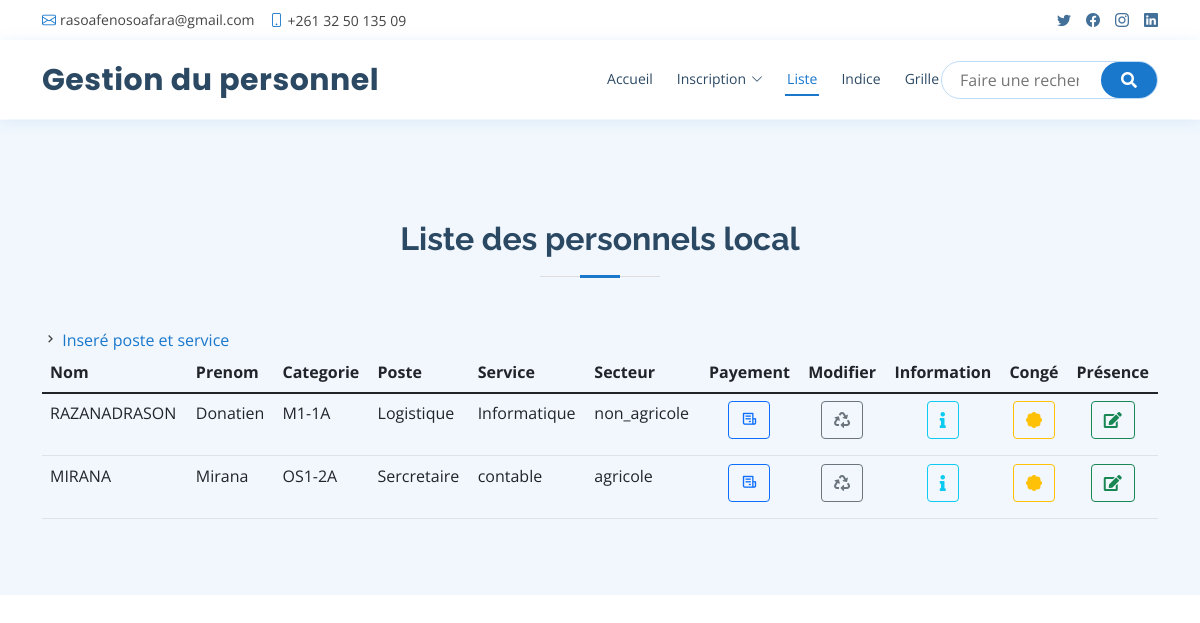
/profil.php, run on the app's committed database.
### tables this page shows
CREATE TABLE `poste_insertion` (
  `id_poste_insertion` int(11) NOT NULL,
  `id_personnel` int(11) NOT NULL,
  `id_categorie` int(11) NOT NULL,
  `nom_poste` varchar(255) NOT NULL,
  `nom_service` varchar(255) NOT NULL,
  `date_poste` date NOT NULL DEFAULT current_timestamp(),
  `date_service` date NOT NULL DEFAULT current_timestamp()
);

CREATE TABLE `personnel` (
  `id` int(11) NOT NULL,
  `id_categorie` int(11) NOT NULL,
  `nom` varchar(255) NOT NULL,
  `prenom` varchar(255) NOT NULL,
  `dateNaissance` date NOT NULL,
  `sexe` varchar(255) NOT NULL,
  `nationalite` varchar(255) NOT NULL,
  `cin` varchar(255) DEFAULT NULL,
  `adresse` varchar(255) NOT NULL,
  `telephone` varchar(255) DEFAULT NULL,
  `mail` varchar(255) NOT NULL,
  `situation` varchar(255) NOT NULL,
  `nombre` varchar(255) NOT NULL,
  `diplome` varchar(255) NOT NULL,
  `grille` varchar(255) NOT NULL,
  `photo` text NOT NULL,
  `date` date NOT NULL DEFAULT current_timestamp(),
  `profil` varchar(255) NOT NULL,
  `pay` varchar(255) NOT NULL,
  `jours_conge` int(11) NOT NULL,
  `date_reference` date NOT NULL DEFAULT current_timestamp(),
  `date_retrait` date NOT NULL DEFAULT current_timestamp(),
  `hors_service` varchar(255) NOT NULL,
  `type_contrat` varchar(255) NOT NULL,
  `fichier_contrat` varchar(255) NOT NULL,
  `date_debut` date NOT NULL,
  `date_fin` date NOT NULL
);

CREATE TABLE `categorie` (
  `id_categorie` int(11) NOT NULL,
  `nom_categorie` varchar(255) NOT NULL
);

### profil.php (the view, shortened to what this page needs)
<?php
$bdd = new PDO('mysql:host=127.0.0.1;dbname=miniprojet', 'root', '');
$articles = $bdd->query('SELECT * FROM `personnel` inner JOIN categorie inner JOIN poste_insertion ON personnel.id_categorie = categorie.id_categorie AND categorie.id_categorie = poste_insertion.id_categorie');
?>
<!DOCTYPE html>
<html lang="fr">
<head>
  <link href="assets/vendor/fontawesome-free/css/all.min.css" rel="stylesheet">
  <link href="assets/vendor/animate.css/animate.min.css" rel="stylesheet">
  <link href="assets/vendor/bootstrap/css/bootstrap.min.css" rel="stylesheet">
  <link href="assets/vendor/bootstrap-icons/bootstrap-icons.css" rel="stylesheet">
  <link href="assets/vendor/boxicons/css/boxicons.min.css" rel="stylesheet">
  <link href="assets/vendor/glightbox/css/glightbox.min.css" rel="stylesheet">
  <link href="assets/vendor/remixicon/remixicon.css" rel="stylesheet">
  <link href="assets/vendor/swiper/swiper-bundle.min.css" rel="stylesheet">
  <link rel="stylesheet" type="text/css" href="css/all.css">
  <link href="assets/css/style.css" rel="stylesheet">
</head>
<body>
  <div id="topbar" class="d-flex align-items-center fixed-top">
    <div class="container d-flex justify-content-between">
      <div class="contact-info d-flex align-items-center">
        <i class="bi bi-envelope"></i> <a href="mailto:contact@example.com">rasoafenosoafara@gmail.com</a>
        <i class="bi bi-phone"></i> +261 32 50 135 09
      </div>
      <div class="d-none d-lg-flex social-links align-items-center">
        <a href="#" class="twitter"><i class="bi bi-twitter"></i></a>
        <a href="#" class="facebook"><i class="bi bi-facebook"></i></a>
        <a href="#" class="instagram"><i class="bi bi-instagram"></i></a>
        <a href="#" class="linkedin"><i class="bi bi-linkedin"></i></i></a>
      </div>
    </div>
  </div>
  <header id="header" class="fixed-top">
    <div class="container d-flex align-items-center">
      <h1 class="logo me-auto"><a href="accueil.php">Gestion du personnel</a></h1>
      <nav id="navbar" class="navbar order-last order-lg-0">
        <ul>
          <li><a class="nav-link scrollto" href="accueil.php">Accueil</a></li>
          <li class="dropdown"><a href="#">Inscription<i class="bi bi-chevron-down"></i></a>
          </li>
          <li><a class="nav-link scrollto active" href="profil.php">Liste</a></li>
          <li><a class="nav-link scrollto" href="indice.php">Indice</a></li>
          <li><a class="nav-link scrollto" href="grille.php">Grille</a></li>
        </ul>
      </nav>
      <div class="recherche">
        <form action="" method="GET">
        <input type="search" name="recherche" placeholder="Faire une recherche">
        <button type="submit" name="cherche" class="appointment-btn scrollto"><i class="fa fa-search"></i></button>
        </form>
    </div>
    </div>
  </header>
  <main id="main">
    <section class="breadcrumbs">
    </section>
    <section id="appointment" class="appointment section-bg">
      <div class="container">
        <div class="section-title">
          <h2>Liste des personnels local</h2>
        </div>
        <?php if($articles->rowCount() > 0) { ?>
        <form action="" method="post">
        <i class="bx bx-chevron-right"></i> <a href="insertion_poste.php">Inseré poste et service</a>
          <table class="table table-hover">
                    <thead class="thead-dark">
                    <tr>
                        <th>Nom</th>
                        <th>Prenom</th>
                        <th>Categorie</th>
                        <th>Poste</th>
                        <th>Service</th>
                        <th>Secteur</th>
                        <th><center>Payement</center></th>
                        <th><center>Modifier</center></th>
                        <th><center>Information</center></th>
                        <th><center>Congé</center></th>
                        <th><center>Présence</center></th>
                    </tr>
                    </thead>
                    <tr>
                        <?php while ($a = $articles->fetch()) { ?>
                        <tr>
                            <td><?= $a['nom']?></td>
                            <td><?= $a['prenom']?></td>
                            <td><?= $a['nom_categorie']?></td>
                            <td><?= $a['nom_poste']?></td>
                            <td><?= $a['nom_service']?></td>
                            <td><?= $a['grille']?></td>
                            <td><center><a href="versement.php?id=<?= $a['id'] ?>" class="btn btn-outline-primary mr-2 mb-2"><i class="bx bx-receipt"></i></a></center></td>
                            <td><center><a href="modifier.php?id=<?= $a['id'] ?>" class="btn btn-outline-secondary mr-2 mb-2" name="modifier"><i class="fa fa-recycle"></i></a></center></td>
                            <td><center><a href="detail.php?id=<?= $a['id'] ?>" class="btn btn-outline-info mr-2 mb-2" name="enregistre"><i class="fa fa-info"></i></a></center></td>
                            <td><center><a href="conge.php?id=<?= $a['id'] ?>" class="btn btn-outline-warning mr-2 mb-2" name="enregistre"><i class="fa fa-badge"></i></a></center></td>
                            <td><center><a href="presence.php?id=<?= $a['id'] ?>" class="btn btn-outline-success mr-2 mb-2" name="enregistre"><i class="fa fa-edit"></i></a></center></td>
                        </tr>
                        <?php } ?>
                        <?php } else { ?>
                    <center>
                       <h4>Aucun Resultat pour : <?= '<font color="red">'.$recherche."</font>"; ?>...</h4>
                    </center>
                        <?php } ?>
                    </tr>
                </table>
        </form>
      </div>
    </section>
  </main>
</body>
</html>

### css/all.css (style rules this page uses)
.fa,.fab,.fal,.far,.fas { -moz-osx-font-smoothing:grayscale;-webkit-font-smoothing:antialiased;display:inline-block;font-style:normal;font-variant:normal;text-rendering:auto;line-height:1 }
.fa-badge:before { content:"\f335" }
.fa-edit:before { content:"\f044" }
.fa-info:before { content:"\f129" }
.fa-recycle:before { content:"\f1b8" }

### assets/css/style.css (style rules this page uses)
body { font-family: "Open Sans", sans-serif; color: #444444; }
a { color: #1977cc; text-decoration: none; }
h1, h2, h3, h4, h5, h6 { font-family: "Raleway", sans-serif; }
#topbar { background: #fff; height: 40px; font-size: 14px; transition: all 0.5s; z-index: 996; }
#topbar .contact-info a { line-height: 1; color: #444444; transition: 0.3s; }
#topbar .contact-info i { color: #1977cc; padding-right: 4px; margin-left: 15px; line-height: 0; }
#topbar .contact-info i:first-child { margin-left: 0; }
#topbar .social-links a { color: #437099; padding-left: 15px; display: inline-block; line-height: 1px; transition: 0.3s; }
#topbar .social-links a:first-child { border-left: 0; }
#header { background: #fff; transition: all 0.5s; z-index: 997; padding: 15px 0; top: 40px; box-shadow: 0px 2px 15px rgba(25, 119, 204, 0.1); }
#header .logo { font-size: 30px; margin: 0; padding: 0; line-height: 1; font-weight: 700; letter-spacing: 0.5px; font-family: "Poppins", sans-serif; }
#header .logo a { color: #2c4964; }
.appointment-btn { margin-left: 25px; background: #1977cc; color: #fff; border-radius: 50px; padding: 8px 25px; white-space: nowrap; transition: 0.3s; font-size: 14px; display: inline-block; }
.recherche form { background: #fff; padding: 2px 10px; position: relative; border-radius: 50px; text-align: left; border: 1px solid #bfdcf7; }
.recherche form input[type=search] { border: 0; padding: 4px 8px; width: calc(100% - 45px); }
.recherche form button[type=submit] { position: absolute; top: 0; right: 0; bottom: 0; border: 0; background: none; font-size: 16px; padding: 0 20px; background: #1977cc; color: #fff; transition: 0.3s; border-radius: 50px; }
.navbar { padding: 0; }
.navbar ul { margin: 0; padding: 0; display: flex; list-style: none; align-items: center; }
.navbar li { position: relative; }
.navbar > ul > li { position: relative; white-space: nowrap; padding: 8px 0 8px 20px; }
.navbar a, .navbar a:focus { display: flex; align-items: center; justify-content: space-between; font-size: 14px; color: #2c4964; white-space: nowrap; transition: 0.3s; border-bottom: 2px solid #fff; padding: 5px 2px; }
.navbar a i, .navbar a:focus i { font-size: 12px; line-height: 0; margin-left: 5px; }
.navbar a:hover, .navbar .active, .navbar .active:focus, .navbar li:hover > a { color: #1977cc; border-color: #1977cc; }
section { padding: 60px 0; overflow: hidden; }
.section-bg { background-color: #f1f7fd; }
.section-title { text-align: center; padding-bottom: 30px; }
.section-title h2 { font-size: 32px; font-weight: bold; margin-bottom: 20px; padding-bottom: 20px; position: relative; color: #2c4964; }
.section-title h2::before { content: ""; position: absolute; display: block; width: 120px; height: 1px; background: #ddd; bottom: 1px; left: calc(50% - 60px); }
.section-title h2::after { content: ""; position: absolute; display: block; width: 40px; height: 3px; background: #1977cc; bottom: 0; left: calc(50% - 20px); }
.breadcrumbs { padding: 20px 0; background-color: #f1f7fd; min-height: 40px; margin-top: 120px; }

### data on the page
poste_insertion: id_personnel.nom "RAZANADRASON", id_personnel.prenom "Donatien", id_categorie.nom_categorie "M1-1A", nom_poste "Logistique", nom_service "Informatique", id_personnel.grille "non_agricole"
poste_insertion: id_personnel.nom "MIRANA", id_personnel.prenom "Mirana", id_categorie.nom_categorie "OS1-2A", nom_poste "Sercretaire", nom_service "contable", id_personnel.grille "agricole"
